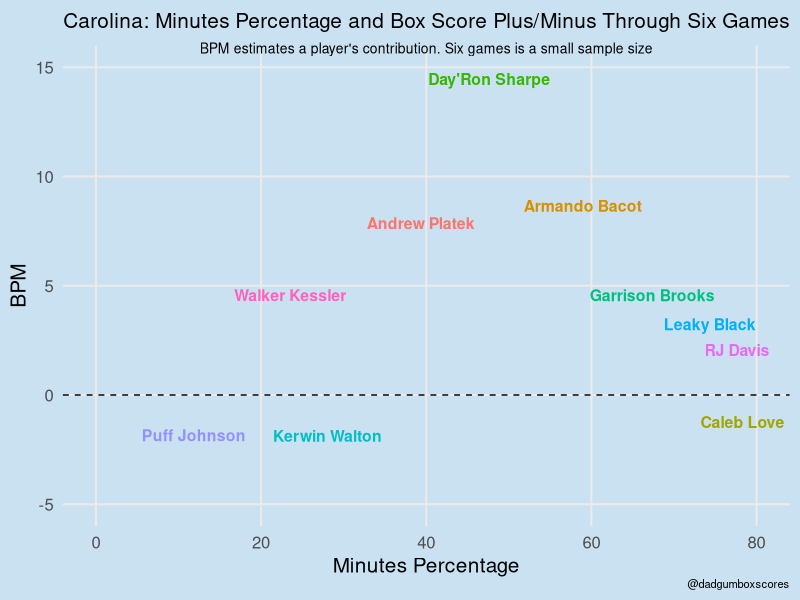

Write the R code that produced this figure.
## ---- chunk 1
knitr::opts_chunk$set(echo = TRUE, fig.width=12, fig.height=8)
## ---- chunk 2
library(tidyverse)
library(ggrepel)

theme_me <- function () {
  theme_minimal(base_size = 15) %+replace%
    theme (
      plot.title = element_text(hjust = 0.5),
      plot.subtitle = element_text(
        hjust = 0.5,
        vjust = -2,
        lineheight = 0.9,
        size = 10
      ),
      plot.caption = element_text(size = 8, hjust = 1),
      panel.grid.minor = element_blank(),
      plot.background = element_rect(fill = "#c9e1f1", color = "#c9e1f1")
    )
}

bpm <- tibble::tribble(
~Player, ~Min, ~BPM,
"Caleb Love",76.3,-1.8,
"RJ Davis",75.4,1.5,
"Leaky Black",72.1,3.8,
"Garrison Brooks",69.6,4,
"Armando Bacot",56.7,8.1,
"Day'Ron Sharpe",45.4,13.9,
"Andrew Platek",37.1,7.3,
"Kerwin Walton",25.8,-1.3,
"Walker Kessler",21.3,4,
"Puff Johnson",9.6,-2.4
)

ggplot(bpm, aes(x = Min, y = BPM, label = Player))+
  geom_text_repel(aes(colour = Player), fontface = "bold", size=4) +
  xlim(0, 80) +
  ylim(-5, 15) +
 theme_me() +
 theme(legend.position = "none") +
  geom_hline(yintercept = 0, lty = 2) +
  labs(
    x = "Minutes Percentage",
    y = "BPM",
    title = "Carolina: Minutes Percentage and Box Score Plus/Minus Through Six Games",
    subtitle ="BPM estimates a player's contribution. Six games is a small sample size",
    caption = "@dadgumboxscores"
  )
